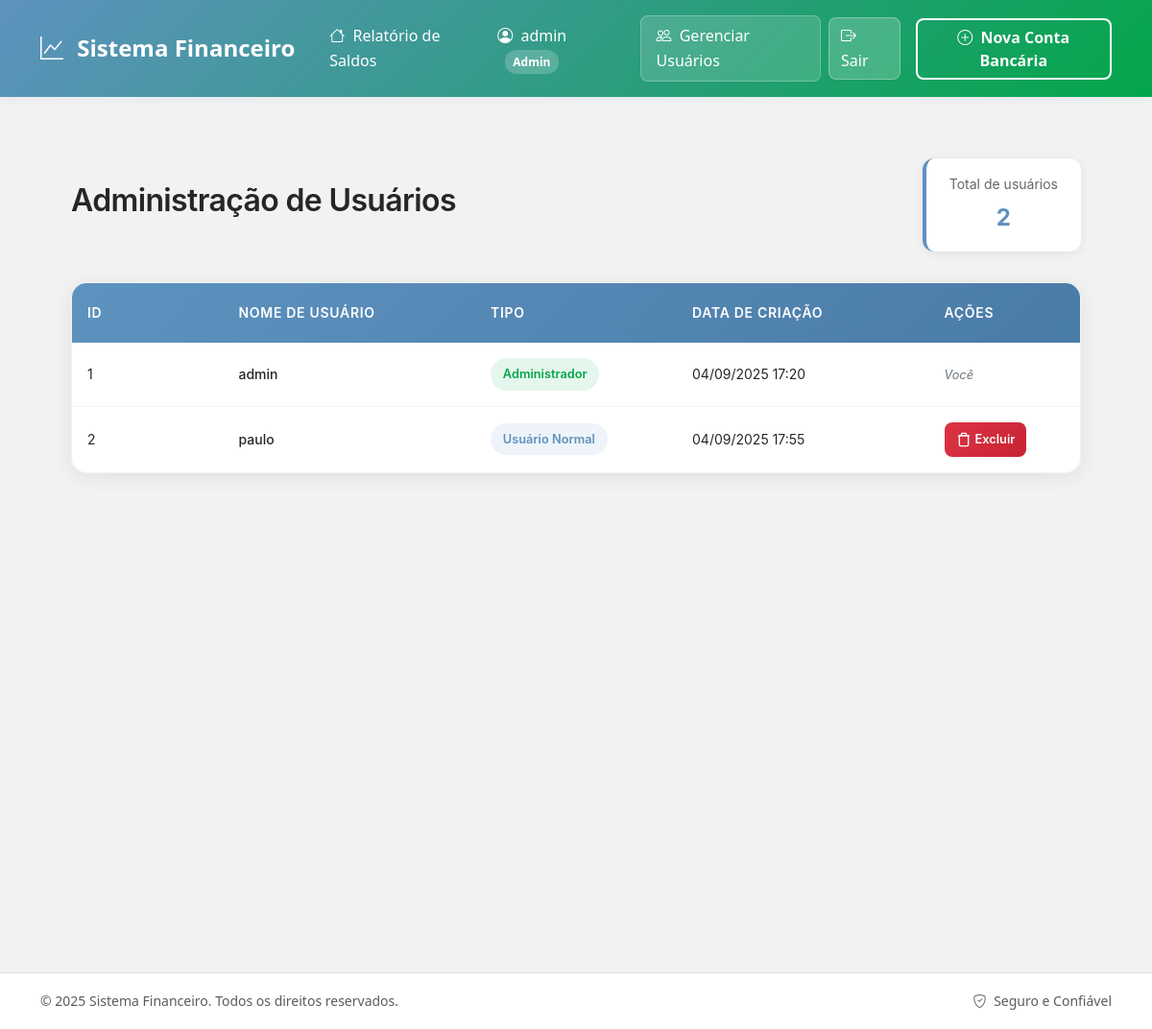
Screenshot of /admin/usuarios (signed in) with the database file from the repository.
### app.py (models this page shows, shortened)
class Usuario(db.Model):
    __tablename__ = 'usuarios'
    id = db.Column(db.Integer, primary_key=True)
    username = db.Column(db.String(50), nullable=False, unique=True)
    password_hash = db.Column(db.String(255), nullable=False)
    tipo = db.Column(db.String(10), nullable=False, default='normal')  # 'normal' ou 'admin'
    criado_em = db.Column(db.DateTime, default=datetime.now, nullable=False)
    ativo = db.Column(db.Boolean, default=True, nullable=False)

### app.py (the view)
    @app.route('/admin/usuarios')
    def admin_usuarios():
        if 'user_id' not in session:
            flash('Você precisa fazer login para acessar esta página.', 'error')
            return redirect(url_for('login'))
        user = Usuario.query.get(session['user_id'])
        if user.tipo != 'admin':
            flash('Acesso negado. Apenas administradores podem acessar esta página.', 'error')
            return redirect(url_for('index'))
        usuarios = Usuario.query.order_by(Usuario.username).all()
        return render_template('admin_users.html', usuarios=usuarios)

### templates/admin_users.html (shortened to what this page needs)
{% extends "base.html" %}
{% block content %}
<div class="admin-container">
    <div class="header-section">
        <h1 class="page-title">Administração de Usuários</h1>
        <div class="summary-card">
            <span class="summary-label">Total de usuários</span>
            <span class="summary-value">{{ usuarios|length or 0 }}</span>
        </div>
    </div>
    {% if usuarios %}
    <div class="table-wrapper">
        <div class="table-container">
            <table class="modern-table">
                <thead>
                    <tr>
                        <th style="width: 15%;">ID</th>
                        <th style="width: 25%;">Nome de Usuário</th>
                        <th style="width: 20%;">Tipo</th>
                        <th style="width: 25%;">Data de Criação</th>
                        <th style="width: 15%;">Ações</th>
                    </tr>
                </thead>
                <tbody>
                    {% for usuario in usuarios %}
                    <tr>
                        <td>{{ usuario.id }}</td>
                        <td>
                            <div class="user-info">
                                <span class="username">{{ usuario.username }}</span>
                            </div>
                        </td>
                        <td>
                            <span class="user-type {{ 'admin' if usuario.tipo == 'admin' else 'normal' }}">
                                {{ 'Administrador' if usuario.tipo == 'admin' else 'Usuário Normal' }}
                            </span>
                        </td>
                        <td>
                            {{ usuario.criado_em.strftime('%d/%m/%Y %H:%M') if usuario.criado_em else 'N/A' }}
                        </td>
                        <td>
                            {% if usuario.id != session['user_id'] %}
                            <button class="delete-btn" onclick="confirmDelete('{{ usuario.id }}', '{{ usuario.username }}')">
                                <svg width="16" height="16" viewBox="0 0 24 24" fill="none" stroke="currentColor" stroke-width="2">
                                    <path d="M3 6h18M19 6v14a2 2 0 0 1-2 2H7a2 2 0 0 1-2-2V6m3 0V4a2 2 0 0 1 2-2h4a2 2 0 0 1 2 2v2"></path>
                                </svg>
                                Excluir
                            </button>
                            {% else %}
                            <span class="current-user">Você</span>
                            {% endif %}
                        </td>
                    </tr>
                    {% endfor %}
                </tbody>
            </table>
        </div>
    </div>
    {% endif %}
</div>
{% endblock %}

### templates/base.html (shortened to what this page needs)
<!DOCTYPE html>
<html lang="pt-BR">
<head>
    <link href="https://cdn.jsdelivr.net/npm/bootstrap@5.3.0/dist/css/bootstrap.min.css" rel="stylesheet">
    <link href="https://cdn.jsdelivr.net/npm/bootstrap-icons@1.10.0/font/bootstrap-icons.css" rel="stylesheet">
</head>
<body>
    <nav class="navbar navbar-expand-lg">
        <div class="container">
            <a class="navbar-brand" href="{{ url_for('index') }}">
                <i class="bi bi-graph-up me-2"></i>
                Sistema Financeiro
            </a>
            <div class="collapse navbar-collapse" id="navbarNav">
                <ul class="navbar-nav me-auto">
                    <li class="nav-item">
                        <a class="nav-link" href="{{ url_for('index') }}">
                            <i class="bi bi-house me-1"></i>
                            Relatório de Saldos
                        </a>
                    </li>
                </ul>
                <div class="navbar-nav align-items-center">
                    {% if 'user_id' in session %}
                    <span class="user-info">
                        <i class="bi bi-person-circle me-1"></i>
                        {{ session['username'] }}
                        <span class="user-badge">
                            {{ 'Admin' if session.get('user_type') == 'admin' else 'Usuário' }}
                        </span>
                    </span>
                    {% if session.get('user_type') == 'admin' %}
                    <a class="nav-link admin-link me-2" href="{{ url_for('admin_usuarios') }}">
                        <i class="bi bi-people me-1"></i>
                        Gerenciar Usuários
                    </a>
                    {% endif %}
                    <a class="logout-btn me-3" href="{{ url_for('logout') }}">
                        <i class="bi bi-box-arrow-right me-1"></i>
                        Sair
                    </a>
                    <a class="btn btn-outline-light" href="{{ url_for('novo') }}">
                        <i class="bi bi-plus-circle me-1"></i>
                        Nova Conta Bancária
                    </a>
                    {% else %}
                    <a class="btn btn-outline-light" href="{{ url_for('login') }}">
                        <i class="bi bi-box-arrow-in-right me-1"></i>
                        Entrar
                    </a>
                    {% endif %}
                </div>
            </div>
        </div>
    </nav>
    <div class="main-container">
        <div class="container">
            {% block content %}{% endblock %}
        </div>
    </div>
    <footer class="bg-white border-top mt-5">
        <div class="container py-3">
            <div class="row align-items-center">
                <div class="col-md-6">
                    <small class="text-muted">© 2025 Sistema Financeiro. Todos os direitos reservados.</small>
                </div>
                <div class="col-md-6 text-end">
                    <small class="text-muted">
                        <i class="bi bi-shield-check me-1"></i>
                        Seguro e Confiável
                    </small>
                </div>
            </div>
        </div>
    </footer>
</body>
</html>

### templates/base.html (style rules this page uses)
:root { --primary-blue: #5E92BF; --success-green: #03A64A; --success-dark: #038C3E; --light-gray: #F2F2F2; --dark-gray: #262626; --white: #ffffff; --shadow: 0 2px 10px rgba(94, 146, 191, 0.1); --border-radius: 8px; }
* { margin: 0; padding: 0; box-sizing: border-box; }
body { font-family: 'Segoe UI', Tahoma, Geneva, Verdana, sans-serif; background-color: var(--light-gray); color: var(--dark-gray); line-height: 1.6; }
.navbar { background: linear-gradient(135deg, var(--primary-blue), var(--success-green)); box-shadow: var(--shadow); padding: 1rem 0; }
.navbar-brand { font-weight: 700; font-size: 1.5rem; color: var(--white) !important; }
.nav-link { color: var(--white) !important; font-weight: 500; transition: all 0.3s ease; border-radius: var(--border-radius); padding: 0.5rem 1rem !important; margin: 0 0.25rem; }
.btn-outline-light { border: 2px solid var(--white); font-weight: 600; border-radius: var(--border-radius); transition: all 0.3s ease; }
.main-container { min-height: calc(100vh - 140px); padding: 2rem 0; }
.user-info { color: var(--white); margin-right: 1rem; font-weight: 500; }
.user-badge { background: rgba(255, 255, 255, 0.2); color: var(--white); padding: 0.25rem 0.5rem; border-radius: 12px; font-size: 0.75rem; font-weight: 600; margin-left: 0.5rem; }
.logout-btn { background: rgba(255, 255, 255, 0.2); border: 1px solid rgba(255, 255, 255, 0.3); color: var(--white); border-radius: var(--border-radius); padding: 0.375rem 0.75rem; transition: all 0.3s ease; text-decoration: none; }
.admin-link { background: rgba(255, 255, 255, 0.15); border: 1px solid rgba(255, 255, 255, 0.25); border-radius: var(--border-radius); padding: 0.375rem 0.75rem; margin-right: 1rem; transition: all 0.3s ease; }

### templates/admin_users.html (style rules this page uses)
.admin-container { max-width: 1200px; margin: 0 auto; padding: 2rem; font-family: -apple-system, BlinkMacSystemFont, 'Segoe UI', Roboto, Oxygen, Ubuntu, Cantarell, sans-serif; background-color: #F2F2F2; min-height: 100vh; }
.header-section { display: flex; justify-content: space-between; align-items: center; margin-bottom: 2rem; flex-wrap: wrap; gap: 1rem; }
.page-title { color: #262626; font-size: 2rem; font-weight: 600; letter-spacing: -0.02em; }
.summary-card { display: flex; flex-direction: column; align-items: center; background: white; padding: 1rem 1.5rem; border-radius: 12px; box-shadow: 0 2px 10px rgba(38, 38, 38, 0.08); border-left: 4px solid #5E92BF; }
.summary-label { font-size: 0.875rem; color: #666; margin-bottom: 0.25rem; }
.summary-value { font-size: 1.5rem; font-weight: 700; color: #5E92BF; }
.table-wrapper { background: white; border-radius: 16px; box-shadow: 0 4px 20px rgba(38, 38, 38, 0.08); overflow: hidden; border: 1px solid rgba(94, 146, 191, 0.1); }
.table-container { overflow-x: auto; }
.modern-table { width: 100%; border-collapse: collapse; font-size: 0.875rem; }
.modern-table thead { background: linear-gradient(135deg, #5E92BF 0%, #4A7BA7 100%); }
.modern-table thead th { padding: 1.25rem 1rem; text-align: left; font-weight: 600; color: white; font-size: 0.875rem; text-transform: uppercase; letter-spacing: 0.05em; border-bottom: none; }
.modern-table tbody tr { transition: all 0.2s ease; border-bottom: 1px solid rgba(242, 242, 242, 0.8); }
.modern-table tbody tr:last-child { border-bottom: none; }
.modern-table td { padding: 1rem; vertical-align: middle; color: #262626; }
.username { color: #262626; font-weight: 500; line-height: 1.4; }
.user-type { font-weight: 600; font-size: 0.8rem; display: inline-block; padding: 0.4rem 0.8rem; border-radius: 20px; }
.user-type.admin { background: rgba(3, 166, 74, 0.1); color: #03A64A; }
.user-type.normal { background: rgba(94, 146, 191, 0.1); color: #5E92BF; }
.current-user { color: #6c757d; font-style: italic; font-size: 0.8rem; }
.delete-btn { background: linear-gradient(135deg, #dc3545 0%, #c82333 100%); color: white; border: none; padding: 0.5rem 0.75rem; border-radius: 8px; font-size: 0.8rem; font-weight: 600; cursor: pointer; transition: all 0.2s ease; display: flex; align-items: center; gap: 0.25rem; white-space: nowrap; }
.table-wrapper, .empty-state { animation: fadeIn 0.3s ease-out; }

### rows the page displays
Usuario: id "1", username "admin", tipo "Administrador", criado_em "04/09/2025 17:20", shows "Você"
Usuario: id "2", username "paulo", tipo "Usuário Normal", criado_em "04/09/2025 17:55"

### other values shown
{{ session['username'] }} "admin"
{{ 'Admin' if session.get('user_type') == 'admin' else 'Usuário' }} "Admin"
{{ usuarios|length or 0 }} "2"
